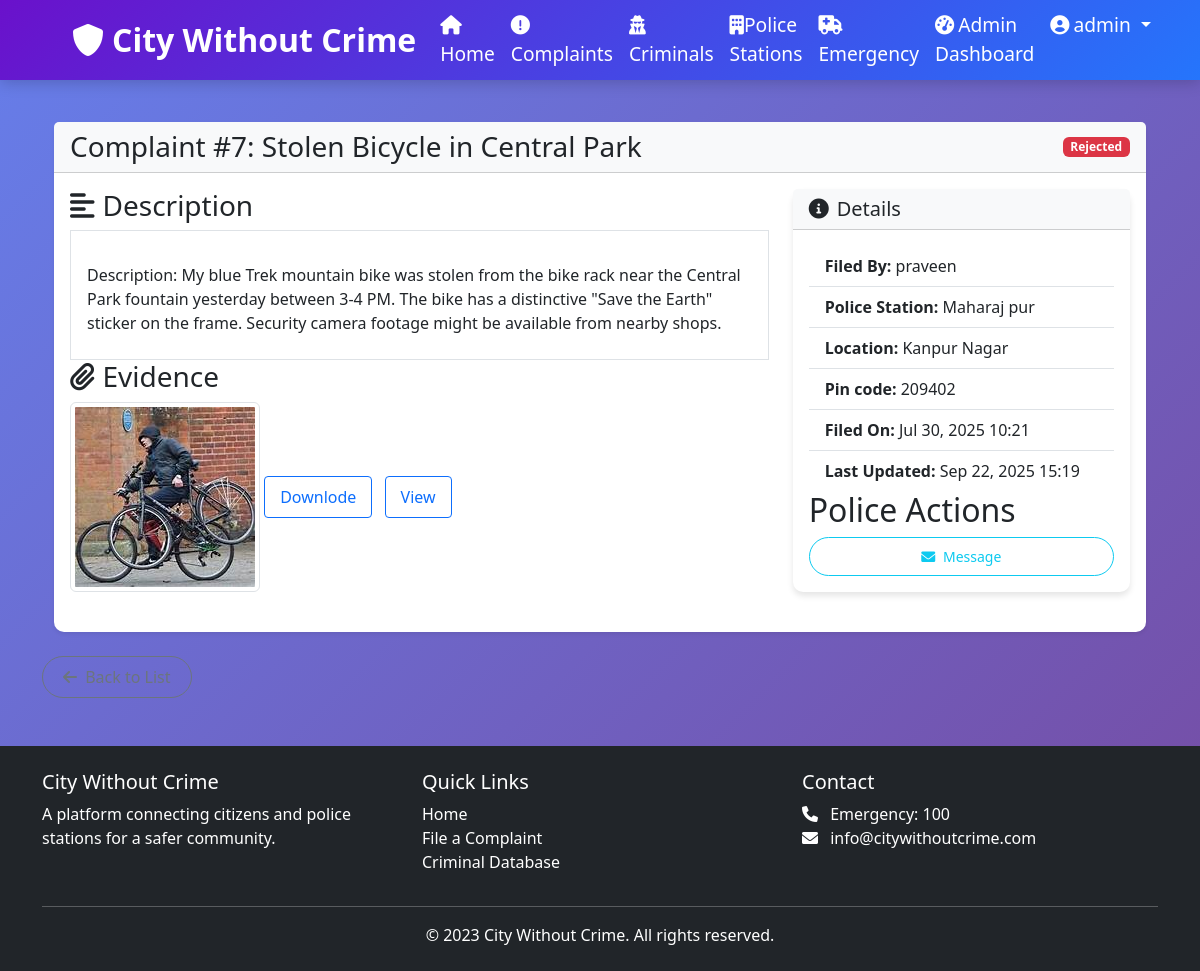
The page /complaints/7/ (signed in) on the database as committed earlier.
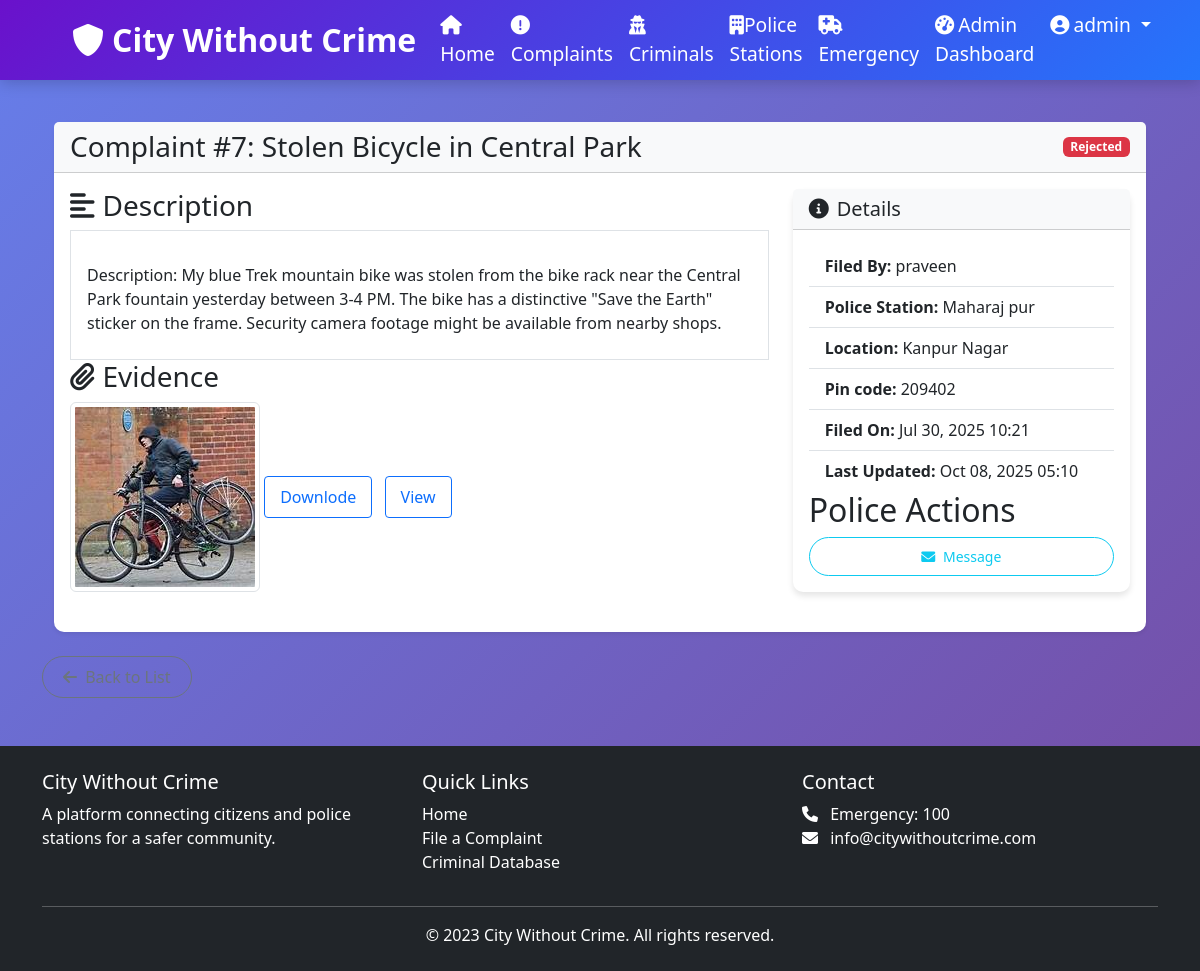
The same page on the database as committed later.
### cwc_app/models.py (models this page shows, shortened)
class Complaint(models.Model):
    STATUS_CHOICES = [
        ('PENDING', 'Pending'),
        ('IN_PROGRESS', 'In Progress'),
        ('RESOLVED', 'Resolved'),
        ('REJECTED', 'Rejected'),
    ]
    user = models.ForeignKey(User, on_delete=models.CASCADE, related_name='complaints')
    station = models.ForeignKey(PoliceStation, on_delete=models.CASCADE)
    title = models.CharField(max_length=200)
    description = models.TextField()
    location = models.CharField(max_length=200)
    pincode = models.PositiveIntegerField(blank=True, null=True)
    evidence = models.FileField(upload_to='complaint_evidence/',  null=True, blank=True)
    status = models.CharField(max_length=20, choices=STATUS_CHOICES, default='PENDING')
    message=models.CharField(max_length=200,blank=True,null=True)
    created_at = models.DateTimeField(auto_now_add=True)
    updated_at = models.DateTimeField(auto_now=True)

class User(AbstractUser):
    email = models.EmailField(unique=True)  # ✅ Yahan add karein
    is_police = models.BooleanField(default=False)
    is_admin = models.BooleanField(default=False)
    station = models.ForeignKey('PoliceStation', on_delete=models.SET_NULL, null=True, blank=True)
    USERNAME_FIELD = 'username'  # Default hi rahega
    REQUIRED_FIELDS = ['email']  # Email required bana de

class PoliceStation(models.Model):
    name = models.CharField(max_length=100)
    address = models.TextField()
    contact_number = models.CharField(max_length=15)
    email = models.EmailField()
    jurisdiction = models.CharField(max_length=100)
    created_at = models.DateTimeField(auto_now_add=True)

### cwc_app/views.py (the view)
# urls.py: path('complaints/<int:pk>/', views.complaint_detail, name='complaint_detail'),
@login_required
def complaint_detail(request, pk):
    complaint = get_object_or_404(Complaint, pk=pk)
    if not (request.user == complaint.user or request.user.is_police or request.user.is_admin):
        messages.error(request, 'You are not authorized to view this complaint.')
        return redirect('complaint_list')
    return render(request, 'complaints/detail.html', {'complaint': complaint})

### templates/complaints/detail.html (shortened to what the changed rows need)
{% extends 'base.html' %}
{% block content %}
<div class="container">
    <div class="card shadow-sm mb-4">
        <div class="card-header bg-light">
            <div class="d-flex justify-content-between align-items-center">
                <h3 class="mb-0">Complaint #{{ complaint.id }}: {{ complaint.title }}</h3>
                <span class="badge
                    {% if complaint.status == 'PENDING' %}bg-secondary
                    {% elif complaint.status == 'IN_PROGRESS' %}bg-info
                    {% elif complaint.status == 'RESOLVED' %}bg-success
                    {% else %}bg-danger{% endif %}">
                    {{ complaint.get_status_display }}
                </span>
            </div>
        </div>
        <div class="card-body">
            <ul class="list-group list-group-flush">
            <div class="row">
                <div class="col-md-8">
                    <h3><i class="fas fa-align-left me-2"></i>Description</h5>
                         <li class="list-group-item">
                    <p class="mb-4">{{ complaint.description|linebreaks }}</p>
                         </li>
                    <h3><i class="fas fa-paperclip me-2"></i>Evidence</h5>
                    {% if complaint.evidence %}
                    <div class="mb-4">
                        {% if complaint.evidence.url|lower|slice:'-4:' == '.pdf' %}
                        <a href="{{ complaint.evidence.url }}" class="btn btn-outline-primary">
                            <i class="fas fa-file-pdf me-1"></i> View PDF Evidence
                        </a>
                        {% else %}
                        <img src="{{ complaint.evidence.url }}" alt="Complaint Evidence"
                             class="img-thumbnail" style="max-height: 300px;">
                             <a href="{{ complaint.evidence.url }}" class="btn btn-outline-primary  me-2" download>Downlode</a>
                             <a href="{{ complaint.evidence.url }}" class="btn btn-outline-primary " target="_blank">View</a>
                        {% endif %}
                    </div>
                    {% else %}
                    <h4 class='text-danger ms-4'> Not available </h1>
                    {% endif %}
                </div>
                <div class="col-md-4">
                    <div class="card">
                        <div class="card-body">
                            <ul class="list-group list-group-flush">
                                <li class="list-group-item">
                                    <strong>Filed By:</strong> {{ complaint.user.username }}
                                </li>
                                <li class="list-group-item">
                                    <strong>Police Station:</strong> {{ complaint.station.name }}
                                </li>
                                <li class="list-group-item">
                                    <strong>Location:</strong> {{ complaint.location }}
                                </li>
                                <li class="list-group-item">
                                    <strong>Pin code:</strong> {{ complaint.pincode }}
                                </li>
                                <li class="list-group-item">
                                    <strong>Filed On:</strong> {{ complaint.created_at|date:"M d, Y H:i" }}
                                </li>
                                <li class="list-group-item">
                                    <strong>Last Updated:</strong> {{ complaint.updated_at|date:"M d, Y H:i" }}
                                </li>
                            </ul>
                            {% if user.is_police and complaint.status != 'RESOLVED' %}
                            <div class="mt-3">
                                <h6>Police Actions</h6>
                                <div class="btn-group w-100">
                                    <button class="btn btn-sm btn-outline-info" data-bs-toggle="modal"
                                            data-bs-target="#statusModal">
                                        <i class="fas fa-sync-alt me-1"></i> Update Status
                                    </button>
                                    {% else %}
                                <h2>Police Actions</h2>
                                </div>
                            </div>
                            {% endif %}
                        </div>
                    </div>
                </div>
            </div>
        </div>
{% endblock %}

Rows that differ between the two databases and show on the page:
changed Complaint "Stolen Bicycle in Central Park": updated_at "Sep 22, 2025 15:19" → "Oct 08, 2025 05:10"
